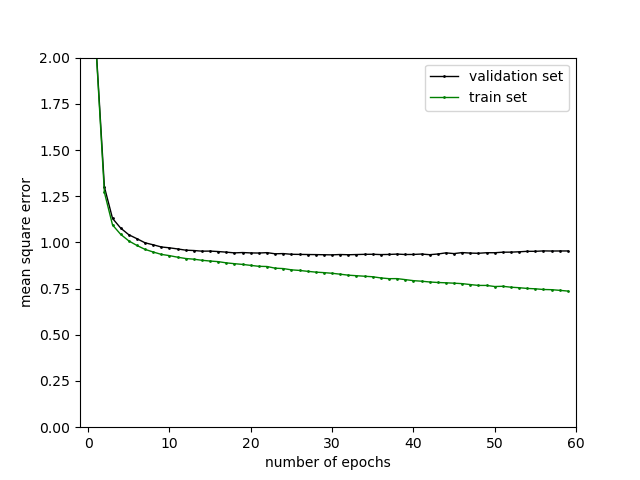

Source code (Python):
import numpy as np
import math
import tensorflow as tf
from tensorflow.keras.layers import Input, Dense, Flatten, Conv2D, MaxPooling2D, Embedding, Concatenate
from tensorflow.keras.models import Model, Sequential
from tensorflow.keras import backend as K
import os
from tensorflow.keras.regularizers import l2
import matplotlib
matplotlib.use("TkAgg")
import matplotlib.pyplot as plt
os.environ['KMP_DUPLICATE_LIB_OK']='True'

def getDataDict(ratings):
    #input:a ratings dataset. col1:user_id col2:item_id col3:data
    #output: a dictionary keys: item_id value: list of two lists: one for user_id and one for data
    ratings_dict={}
    for i in range(ratings.shape[0]):
        if(ratings_dict.get(ratings[i,1]) is None):
            ratings_dict[ratings[i,1]]=[[ratings[i,0]],[ratings[i,2]]]
        else:
            ratings_dict[ratings[i,1]][0].append(ratings[i,0])
            ratings_dict[ratings[i,1]][1].append(ratings[i,2])
    return  ratings_dict

def MSE_observed_ratings(r,r_pred):
    tf_zero=tf.constant(0,dtype=tf.float32)
    non_zero_positions=tf.not_equal(r,tf_zero)
    r=tf.boolean_mask(r,non_zero_positions)
    r_pred=tf.boolean_mask(r_pred,non_zero_positions)
    return K.mean(K.square(r_pred - r), axis=-1)

def get_x_test_dict(x_train_dict,test_items):
    x_test_dict={}
    for item in test_items:
        if (item in  x_train_dict):
            x_test_dict[item]=x_train_dict[item]
        else:
            x_test_dict[item]=[[],[]]
    return  x_test_dict


def evaluate(model,x_test_dict,y_test_dict):
    mse = 0
    mae = 0
    n_ratings = 0
    batch_size=500
    num_items = len(list(y_test_dict.keys()))
    num_batches = int(math.ceil(num_items / batch_size))
    num_users=model.layers[0].input_shape[1]
    for b in range(num_batches):
        b_size = min(batch_size, num_items - b * batch_size)
        batch=np.zeros((b_size,num_users))
        for i in range(b_size):
            item_ind=list(x_test_dict.keys())[i+b*batch_size]
            batch[i, x_test_dict[item_ind][0]] = x_test_dict[item_ind][1]

        r_bacth_pred = model.predict(batch)

        for i in range(b_size):
            item_ind=list(y_test_dict.keys())[i+b*batch_size]
            r_item=np.array([y_test_dict[item_ind][1]])
            r_hat_item=[]
            for u in y_test_dict[item_ind][0]:
                if(u>=num_users):
                    print('find new user')
                    r_hat_item.append(0)
                else:
                    r_hat_item.append(r_bacth_pred[i,u])
            r_hat_item=np.array([r_hat_item])
            mse += np.sum((r_hat_item-r_item) ** 2)
            mae += np.sum(np.abs(r_hat_item-r_item))
            n_ratings += len(y_test_dict[item_ind][1])
    return np.sqrt(mse/n_ratings),mae/n_ratings




MOVIELENS_DIR = 'RatingsData'
ratings= np.load('ratingsSets100k.npz')
train_ratings=ratings['train_data']
val_ratings=ratings['val_data']
test_ratings=ratings['test_data']

num_users=np.max(train_ratings[:,0])+1


y_train_dict=getDataDict(train_ratings)
y_test_dict=getDataDict(test_ratings)
y_val_dict=getDataDict(val_ratings)

x_train_dict=y_train_dict
x_test_dict=get_x_test_dict(x_train_dict,list(y_test_dict.keys()))
x_val_dict=get_x_test_dict(x_train_dict,list(y_val_dict.keys()))



r_i=Input(shape=(num_users,))
h1=Dense(50,activation='tanh',kernel_regularizer=l2(0))(r_i)
r_hat_i=Dense(num_users,activation='linear')(h1)
model=Model(inputs=r_i, outputs=r_hat_i)
model.compile(optimizer='adam', loss=MSE_observed_ratings,  metrics=['mae'])


print('model created')



num_epochs=60
batch_size=100
train_mae = np.zeros((num_epochs,1))
train_mse = np.zeros((num_epochs,1))
train_score = np.zeros((num_epochs,1))
test_mae = np.zeros((num_epochs,1))
test_mse = np.zeros((num_epochs,1))
test_score = np.zeros((num_epochs,1))
val_mae = np.zeros((num_epochs,1))
val_mse = np.zeros((num_epochs,1))
val_score = np.zeros((num_epochs,1))


num_items=len(x_train_dict.keys())
num_batches=int(math.ceil(num_items/batch_size))

xax = np.arange(0,num_epochs,1)

fig = plt.figure()
ax = fig.gca()






for epoch in range(num_epochs):
    #evaluate all ratings: train, test and val with current model on this epoch
    train_mse[epoch], train_mae[epoch]=evaluate(model,x_train_dict,y_train_dict)
    test_mse[epoch], test_mae[epoch]= evaluate(model,x_test_dict,y_test_dict)
    val_mse[epoch], val_mae[epoch] = evaluate(model,x_val_dict,y_val_dict)




    shuffle_items_inds = np.random.permutation(num_items)
    for b in range(num_batches):
        b_size=min(batch_size,num_items-b*batch_size)
        batch = np.zeros((b_size, num_users))
        for i in range(b_size):
            item_ind=list(x_train_dict.keys())[shuffle_items_inds[i+b*batch_size]]
            batch[i,x_train_dict[item_ind][0]]=x_train_dict[item_ind][1]
        #print("batch "+ str(b) +" is made")
        model.fit(batch, batch, epochs=1, verbose=0)#x_train=y_train




ax.clear()
plt.xlim([-1,num_epochs])
plt.ylim([0,2])

plt.xlabel('number of epochs')
plt.ylabel('mean square error')

ax.plot(xax, val_mse,  linewidth=1, color='k', marker='o', markerfacecolor='b',
            label='validation set', linestyle='-',markersize=1)
ax.plot(xax, train_mse,  linewidth=1, color='g', marker='o', markerfacecolor='b',
            label='train set', linestyle='-',markersize=1)




ax.legend()
plt.show(block=False)
plt.savefig('epochs.png')

np.savez('optimizer-250',val=val_mse,train=train_mse,xax=xax)
